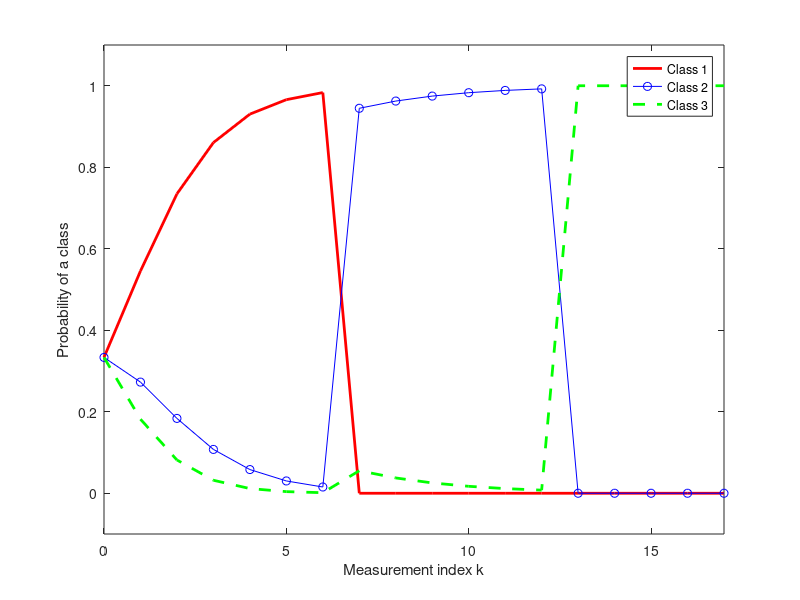

This figure's MATLAB source:
function [prob_class] = script_3
% Imprecise likelihoods, (standard) Bayesian approach
%
% B. Ristic, RMIT University, March 2018

% compute the confusion matrix
confusion_matrix_prob  = [1 1/2 1/3; 0 1/2 1/3; 0 0 1/3] ;


feature_vec = [1 1 1 1 1 1 2 1 1 1 1 2 3 1 1 1 1];
L = length(feature_vec);
prior = [1/3 1/3 1/3];
prob_class = Bayesian(confusion_matrix_prob,prior,feature_vec);
%     % Run Bayesian possibilistic classifier

%disp(prob_class(1,:))
h=figure(1);
set(h,'Position',[50 50 400 300]);
plot([0:L],prob_class(1,:),'r','Linewidth',2);
axis([0 L -0.1 1.1]); 
hold on
plot([0:L],prob_class(2,:),'b-o');
plot([0:L],prob_class(3,:),'g--','Linewidth',2);
hold off;
legend('Class 1','Class 2','Class 3');
ylabel('Probability of a class');
xlabel('Measurement index k');
%title('Test3: Bayesian');



end


%%
function class_prob = Bayesian(confusion_matrix,prior,feature_vec)
M = length(feature_vec);
n = size(confusion_matrix,1);
class_prob(:,1) = prior';
for m=1:M    
    for j=1:n
        class_prob(j,m+1) = class_prob(j,m)*confusion_matrix(feature_vec(m),j);
    end
    norm_const = sum(class_prob(:,m+1));
    class_prob(:,m+1) = class_prob(:,m+1)/norm_const;
end

end


